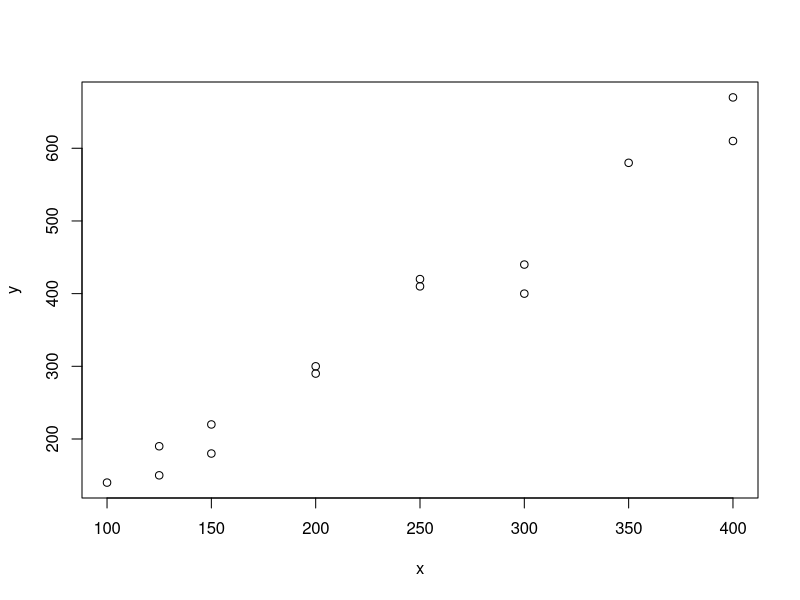
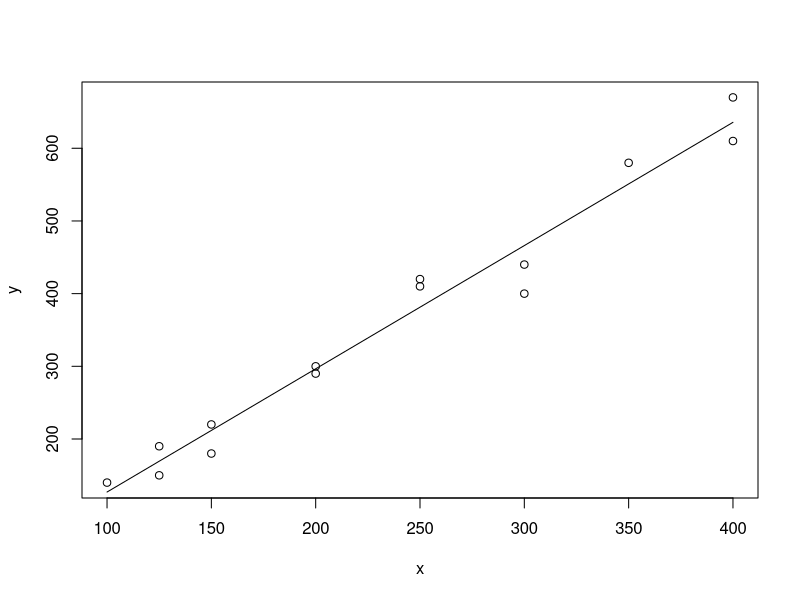
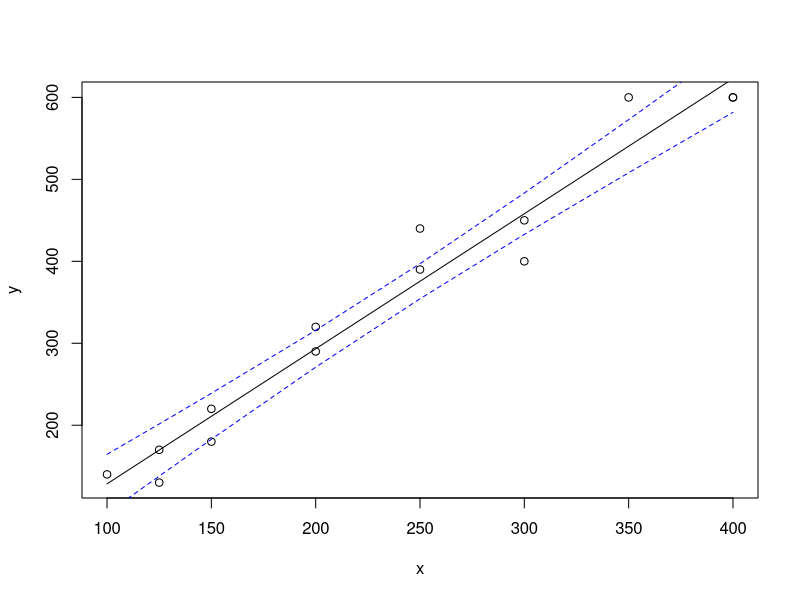
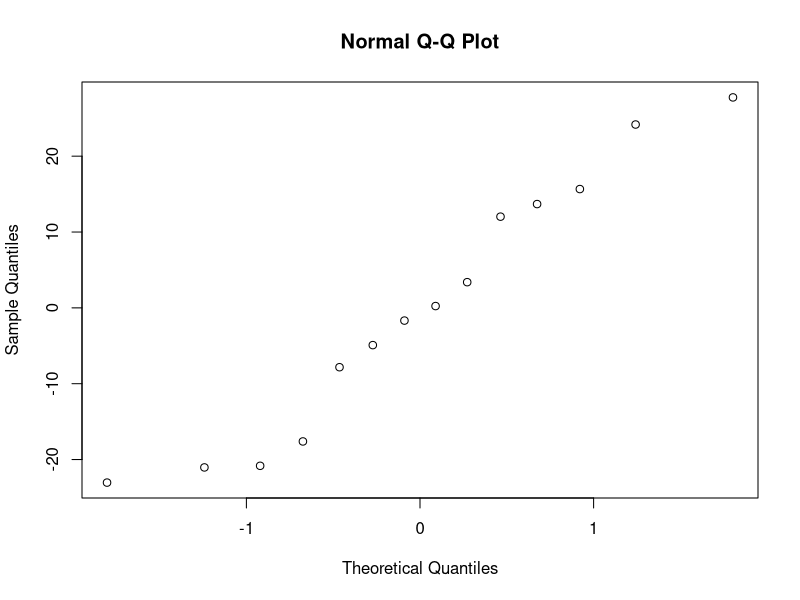

R code for these plots, in order:
#Homework 4
x = c(100, 125, 125, 150, 150, 200, 200, 250, 250, 300, 300, 350, 400, 400)
y = c(140, 150, 190, 220, 180, 300, 290, 410, 420, 440, 400, 580, 610, 670)

plot(x,y)
my.mod = lm(y~x)
round(coef(my.mod), digits = 5)

my.pred = predict(my.mod)
my.pred
plot(x,y)
lines(x,my.pred)

rm(list=ls())
#Clear the variables to reuse for this next part.
#Part 2
x = c(100, 125, 125, 150, 150, 200, 200, 250, 250, 300, 300, 350, 400, 400)
y = c(140, 130, 170, 220, 180, 320, 290, 390, 440, 450, 400, 600, 600, 600)
my.mod = lm(y~x)
coef(my.mod)

my.pred = predict(my.mod, interval="confidence")
plot(x,y)
lines(x, my.pred[,1])
lines(x, my.pred[,2], col='blue', lty=2)
lines(x, my.pred[,3], col='blue', lty=2)

rm(list=ls())
x = c(24, 25, 25, 15, 23, 19, 24, 23, 20, 17, 28, 31, 24, 26)
y = c(16, 15, 17, 21, 18, 31, 29, 39, 44, 44, 40, 59, 61, 67)
round(coef(lm(y~x)), digits = 5)
r = round(resid(lm(y~x)), digits = 3)
r
qqnorm(r)
shapiro.test(r)